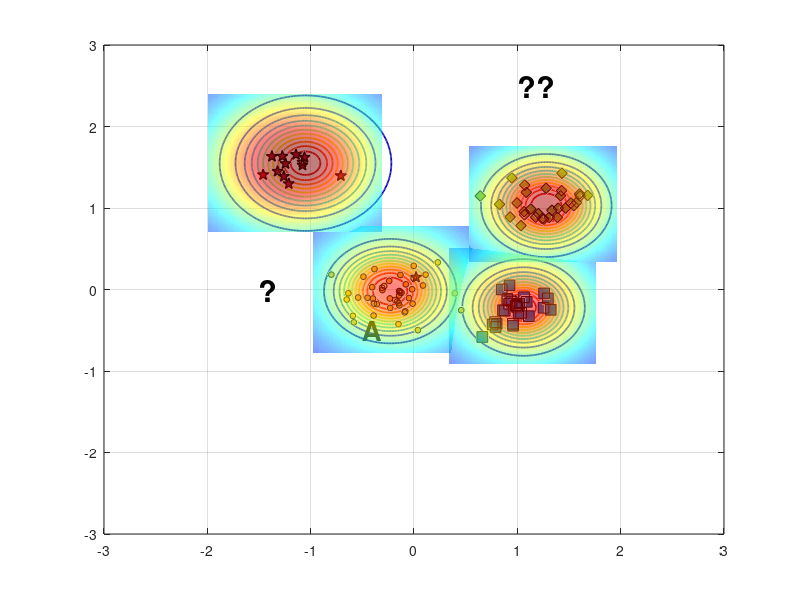

The MATLAB source for this figure: (Note: this script raises an error after producing the figure.)
%% Reproduce EVM-style demo figure (no toolboxes)
clear; close all; clc; rng(7);

% ---------- 1) 合成四类二维数据 ----------
% 类中心（大致对应图中位置）
C_star  = [-1.15  1.55];   % 红色星
C_diam  = [ 1.25  1.05];   % 绿色菱形
C_square= [ 1.05 -0.20];   % 蓝色方块
C_dot   = [-0.20  0.00];   % 蓝色小点（被 A 标注影响的那簇）

% 协方差（控制每簇形状）
S = @(sx,sy,rho)[sx^2 rho*sx*sy; rho*sx*sy sy^2];
Sig_star   = S(0.18,0.20, 0.05);
Sig_diam   = S(0.22,0.18,-0.10);
Sig_square = S(0.20,0.16, 0.05);
Sig_dot    = S(0.25,0.18, 0.00);

% 从高斯采样（不用 mvnrnd）
sample = @(N,mu,SIG) (randn(N,2)*chol(SIG,'lower') + mu);

X_star   = sample(12,C_star,   Sig_star);
X_diam   = sample(30,C_diam,   Sig_diam);
X_square = sample(28,C_square, Sig_square);
X_dot    = sample(45,C_dot,    Sig_dot);

% 加一个“离群星”靠近 A（见原图左中）
X_star = [X_star; 0.02 0.15];

% ---------- 2) 底面散点与样式 ----------
figure('Color','w','Position',[100,100,800,600]);
hold on; box on; grid on;
z0 = 0; % 所有散点都放在 z=0 的平面

% 确保按照绘制顺序叠放，便于把散点置顶
set(gca,'SortMethod','childorder');

h_star   = scatter3(X_star(:,1),  X_star(:,2),  z0+zeros(size(X_star,1),1),  70, ...
        'pentagram', 'filled', 'MarkerEdgeColor','k', 'MarkerFaceColor',[0.635294 0.0784314 0.184314], 'LineWidth',1.0); % 红色五角星 #A2142F
h_diam   = scatter3(X_diam(:,1),  X_diam(:,2),  z0+zeros(size(X_diam,1),1),  60, ...
        'd', 'filled', 'MarkerEdgeColor','k', 'MarkerFaceColor',[0.466667 0.674510 0.188235]); % 绿色菱形 #77AC30
h_square = scatter3(X_square(:,1),X_square(:,2),z0+zeros(size(X_square,1),1),60, ...
        's', 'filled', 'MarkerEdgeColor','k', 'MarkerFaceColor',[0 0.447059 0.741176]); % 蓝色正方形 #0072BD
h_dot    = scatter3(X_dot(:,1),   X_dot(:,2),   z0+zeros(size(X_dot,1),1),   18, ...
        'o', 'filled', 'MarkerEdgeColor','k', 'MarkerFaceColor',[0.929412 0.694118 0.125490]); % 黄色圆形 #EDB120


% ---------- 3) ψ-model 等值环（彩色同心） ----------
% 采用带形状参的径向函数 psi(r) = exp(-(r/s)^t)
psi = @(X,Y,cx,cy,s,t) exp( - ( sqrt((X-cx).^2 + (Y-cy).^2) ./ s ).^t );

% 选几处“极端向量/代表点”（包含 A 所在）
EV = [ -0.23 -0.02 ;   % A 对应蓝点极端向量
        1.06 -0.22 ;   % 蓝方块
        1.28  1.03 ;   % 绿菱形
       -1.05  1.55 ];  % 红星
scale = [0.42, 0.36, 0.40, 0.48];   % 各自 scale
shape = [2.6,  2.2,  2.4,  2.0];    % 各自 shape

% 网格
[xg,yg] = meshgrid(linspace(-3,3,400));
colormap(jet); caxis([0 1]);

% 等高线层级（红到蓝：高到低）
levels = linspace(1.0,0.05,12);

for k = 1:size(EV,1)
    Z = psi(xg,yg,EV(k,1),EV(k,2),scale(k),shape(k));
    [~, h] = contour(xg,yg,Z,levels);    % 直接画在底面，保持颜色映射
    set(h,'LineWidth',1.25);

    % 将等高线明确压到 z=0（兼容不同 MATLAB 版本）
    ch = get(h,'Children');
    for ic = 1:numel(ch)
        zd = get(ch(ic),'ZData');
        if ~isempty(zd)
            set(ch(ic),'ZData',zeros(size(zd))); % 强制贴在 z=0
        end
    end
end

% 标出 A 与问号
text(-0.5,-0.5,0,'A','FontWeight','bold','FontSize',20,'Color','k');
text( 1, 2.5,0,'??','FontWeight','bold','FontSize',22,'Color','k');
text( -1.5,0,0,'?','FontWeight','bold','FontSize',22,'Color','k');

% ---------- 4) 上方半透明“钟形面”（表示类支持/概率） ----------
% 用四个高斯穹顶，中心与各簇一致
gauss2 = @(X,Y,cx,cy,s) exp(-((X-cx).^2 + (Y-cy).^2)/(2*s^2));
tops  = {C_star, C_diam, C_square, C_dot};
sigT  = [0.65 0.55 0.55 0.60];
amp   = [1.05 0.95 0.90 0.85];

% 抬高穹顶，并缩小每个穹顶的覆盖范围（为每个穹顶使用局部网格）
zlift      = 0.18;   % 统一抬高量（不改变颜色映射）
spanFactor = 1.3;    % 每个穹顶半宽 = spanFactor * sigma（越小覆盖越小）
gridN      = 121;    % 局部网格分辨率

for i=1:4
    cx = tops{i}(1); cy = tops{i}(2);
    span = spanFactor * sigT(i);
    [xgi,ygi] = meshgrid(linspace(cx - span, cx + span, gridN), ...
                         linspace(cy - span, cy + span, gridN));

    Zt = amp(i) * gauss2(xgi,ygi,cx,cy,sigT(i));
    % 用 Zt 作为颜色，Zt+zlift 作为高度，从而抬高且保留原色
    s1 = surf(xgi,ygi, Zt + zlift, Zt, 'EdgeColor','none', 'FaceAlpha',0.5);
end
% shading interp; camlight headlight; lighting gouraud;

% 将散点推到顶层
uistack([h_star h_diam h_square h_dot], 'top');
% 将contoru推到顶层
uistack(h, 'top');

% ---------- 5) 轴、视角与观感 ----------
xlim([-2 2]); ylim([-1 3]); zlim([0 1.25]); view(-67,22);
axis vis3d; daspect([1 1 0.8]);
set(gca,'FontName','Times New Roman','FontSize',12,'LineWidth',1);
% xlabel('x'); ylabel('y'); zlabel('score / \psi');

% 网格和背景风格
grid on; 
% set(gca,'GridAlpha',0.2,'MinorGridAlpha',0.2);
